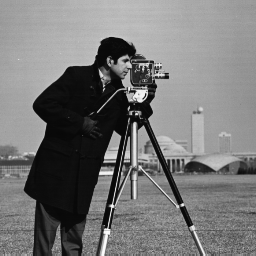
%> input picture lab4/ex2/data/Cameraman.tiff, 256 x 256 px
$ octave wrapper.m   (GNU Octave 9; MATLAB toolbox functions it lacks are replaced by stand-ins)
%> lines starting %> are read from the running program, lines starting %| are printed output that depends on the picture; in (x1, y1, x2, y2) boxes, pixels count from 0 and x2, y2 are one past the last pixel; in counts of white or black regions, pixels touching at a corner belong together; the program's own positions count from 1
### lab4/ex2/myhough.m
function [accumulator, thetas, rhos] = myhough(edges)

    % take all possible angles
    thetas = -90:1:89;
    assert(length(thetas) == 180);

    % the max distance of a line from the origin is the length of
    % diagonal of the image
    max_rho = ceil(sqrt(size(edges, 1) ^ 2 + size(edges, 2) ^ 2));
    rhos = -max_rho:1:max_rho;

    % initialize the accumulator
    len_rhos = length(rhos);
    len_thetas = length(thetas);
    accumulator = zeros(len_rhos, len_thetas);

    % iterate on each foreground pixel
    [len_y, len_x] = size(edges);
    for x = 1:len_x
        for y = 1:len_y
            if edges(y, x) == 1
                theta_radiants = deg2rad(thetas);
                current_rhos = floor(x * cos(theta_radiants) + y * sin(theta_radiants));

                % for each point of the line, we look for the index in the
                % rhos and theths arrays (+1 is because Matlab indexes start at 1)
                rhos_indexes = current_rhos + max_rho + 1;
                for i = 1:length(rhos_indexes)
                    rho_index = rhos_indexes(i);
                    accumulator(rho_index, i) = accumulator(rho_index, i) + 1;
                end
            end
        end
    end
end

### lab4/ex2/wrapper.m
clf; close all;
clear;

% load the image
cameraman = imread('data/Cameraman.tiff');
%> cameraman is the input picture: size 256x256 uint8; min 7, max 253, mean 118.7

% compute the edges using the Canny algorithm
edges = edge(cameraman, 'canny');
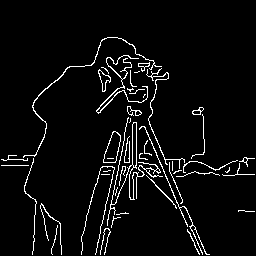
%> edges: size 256x256 logical; 4.7% white in thin lines or dots, all inside (x1, y1, x2, y2) = (1, 37, 255, 255)

% hough transform
[accumulator, theta, rho] = myhough(edges);
%> after the loop in myhough, `for x = 1:len_x`:
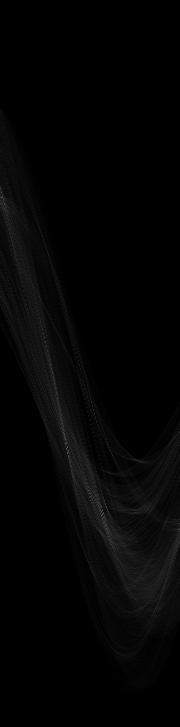
%> accumulator: size 727x180 double; min 0, max 111, mean 4.3
%> after the loop in myhough, `for x = 1:len_x`: current_rhos = 180 values, max 331 at index 128, min -212 at index 1, mean 160.7; rho_index = 580; rhos_indexes = 180 values, max 695 at index 128, min 152 at index 1, mean 524.7; theta_radiants = 180 values from -1.57 to 1.55
%> theta = 180 values from -90 to 89; rho = 727 values from -363 to 363
[accumulator_real, theta_real, rho_real] = hough(edges);
%> theta_real = 180 values from -90 to 89; rho_real = 723 values from -361 to 361

% plot our implementation
figure;
subplot(1, 2, 1);
imshow(imadjust(rescale(accumulator)), 'XData', theta, 'YData', rho, 'InitialMagnification', 'fit');
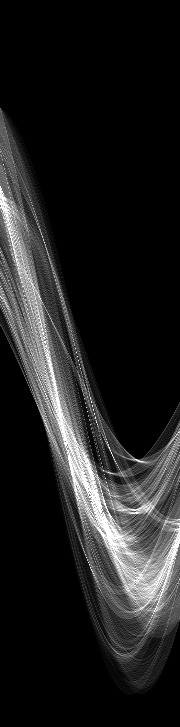
%> displayed picture: size 727x180, on the screen's scale of 0 to 255; min 0, max 255, mean 32.4
title('[Our] Hough transform of Cameraman.tiff');
xlabel('\theta');
ylabel('\rho');
axis on;
axis normal;
hold on;
colormap(gca, 'hot');

% plot matlab implementation
subplot(1, 2, 2);
imshow(imadjust(rescale(accumulator_real)), 'XData', theta_real, 'YData', rho_real, 'InitialMagnification', 'fit');
title('[Matlab] Hough transform of Cameraman.tiff');
xlabel('\theta');
ylabel('\rho');
axis on;
axis normal;
hold on;
colormap(gca, 'hot');
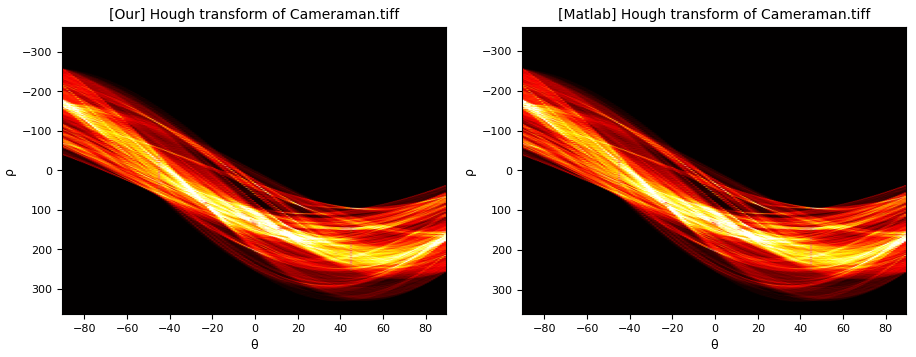
%> figure redrawn from the program's plot data, 2 panels

% save the plot
saveas(gcf, 'hough_comparison', 'png');

% load myhoughline
addpath(genpath('../ex1'));

% compute some peaks
peaks = houghpeaks(accumulator, 3);
%> peaks = [448 68; 515 103; 494 90]

% some nice extra plot ;-)
figure;
subplot(2, 2, 1);
imshow(cameraman);
subplot(2, 2, 2);
imshow(edges);
subplot(2, 2, 3);
imshow(cameraman);
subplot(2, 2, 4);
imshow(edges);
for k = 1:length(peaks)
    current_rho = rho(peaks(k, 1));
    current_theta = theta(peaks(k, 2));
    for plot = [3, 4]
        subplot(2, 2, plot);
        myhoughline(cameraman, current_rho, current_theta, false);
    end
end
%> this loop made 3 passes
%> (current_rho, current_theta) on passes 1 to 3: (84, -23), (151, 12), (130, -1)
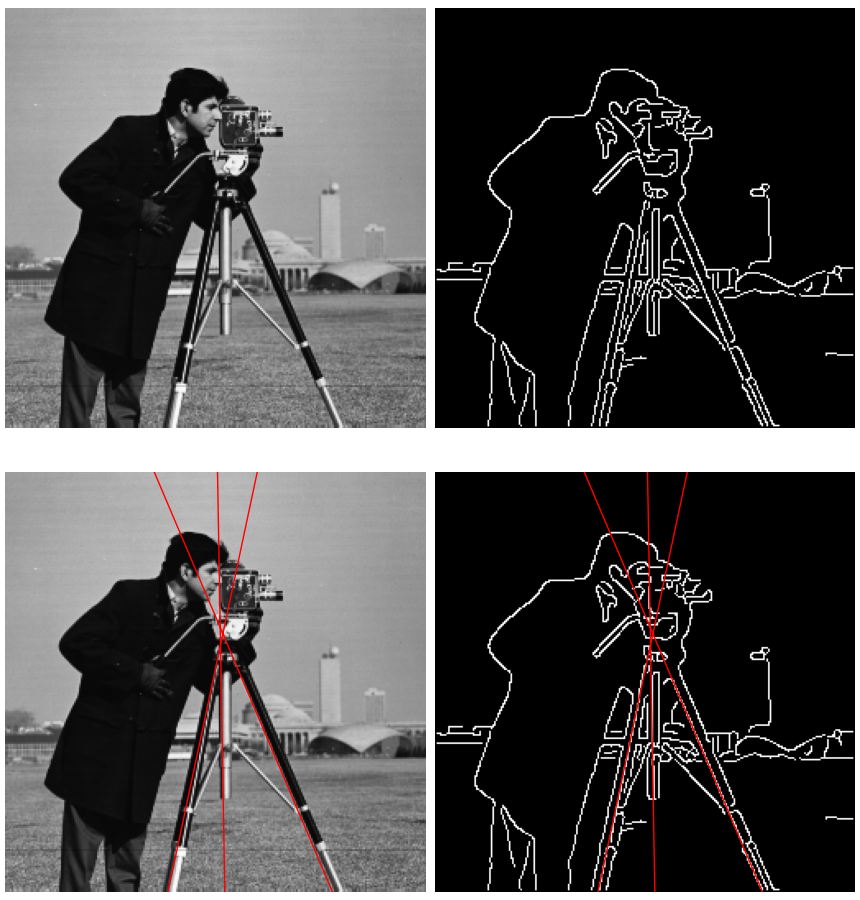
%> figure redrawn from the program's plot data, 4 panels
saveas(gcf, 'cameraman_with_lines', 'png');
